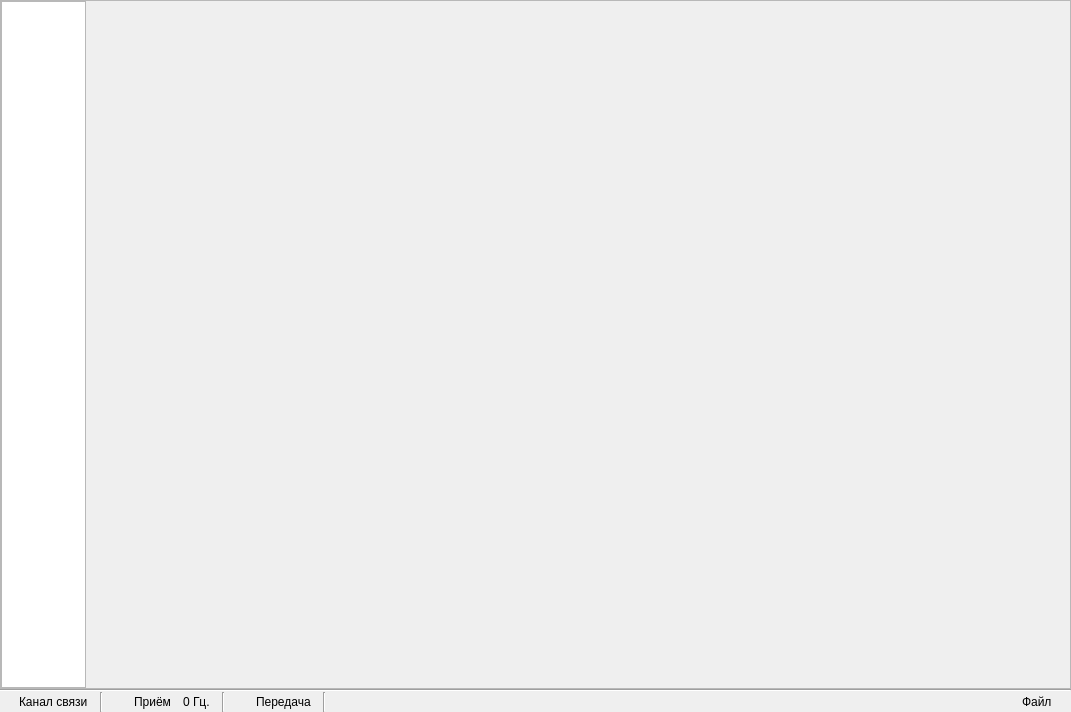
<?xml version="1.0" encoding="UTF-8"?>
<ui version="4.0">
 <class>MainWindow</class>
 <widget class="QMainWindow" name="MainWindow">
  <property name="geometry">
   <rect>
    <x>0</x>
    <y>0</y>
    <width>1071</width>
    <height>712</height>
   </rect>
  </property>
  <property name="windowTitle">
   <string>Демонстрационный стенд</string>
  </property>
  <widget class="QWidget" name="centralwidget">
   <layout class="QGridLayout" name="gridLayout_3">
    <property name="leftMargin">
     <number>0</number>
    </property>
    <property name="topMargin">
     <number>0</number>
    </property>
    <property name="rightMargin">
     <number>0</number>
    </property>
    <property name="bottomMargin">
     <number>0</number>
    </property>
    <property name="spacing">
     <number>0</number>
    </property>
    <item row="0" column="0">
     <widget class="QScrollArea" name="scrollArea">
      <property name="widgetResizable">
       <bool>true</bool>
      </property>
      <widget class="QWidget" name="scrollAreaWidgetContents">
       <property name="geometry">
        <rect>
         <x>0</x>
         <y>0</y>
         <width>1069</width>
         <height>685</height>
        </rect>
       </property>
       <layout class="QGridLayout" name="gridLayout">
        <property name="leftMargin">
         <number>0</number>
        </property>
        <property name="topMargin">
         <number>0</number>
        </property>
        <property name="rightMargin">
         <number>0</number>
        </property>
        <property name="bottomMargin">
         <number>0</number>
        </property>
        <property name="spacing">
         <number>0</number>
        </property>
        <item row="0" column="0">
         <widget class="QListWidget" name="navigationWidget">
          <property name="sizePolicy">
           <sizepolicy hsizetype="Minimum" vsizetype="Expanding">
            <horstretch>0</horstretch>
            <verstretch>0</verstretch>
           </sizepolicy>
          </property>
          <property name="minimumSize">
           <size>
            <width>85</width>
            <height>400</height>
           </size>
          </property>
          <property name="maximumSize">
           <size>
            <width>85</width>
            <height>16777215</height>
           </size>
          </property>
          <property name="frameShape">
           <enum>QFrame::StyledPanel</enum>
          </property>
          <property name="frameShadow">
           <enum>QFrame::Plain</enum>
          </property>
          <property name="defaultDropAction">
           <enum>Qt::CopyAction</enum>
          </property>
          <property name="textElideMode">
           <enum>Qt::ElideRight</enum>
          </property>
          <property name="movement">
           <enum>QListView::Static</enum>
          </property>
          <property name="flow">
           <enum>QListView::TopToBottom</enum>
          </property>
          <property name="isWrapping" stdset="0">
           <bool>false</bool>
          </property>
          <property name="layoutMode">
           <enum>QListView::SinglePass</enum>
          </property>
          <property name="spacing">
           <number>0</number>
          </property>
          <property name="viewMode">
           <enum>QListView::ListMode</enum>
          </property>
          <property name="wordWrap">
           <bool>false</bool>
          </property>
          <property name="selectionRectVisible">
           <bool>false</bool>
          </property>
         </widget>
        </item>
        <item row="0" column="1">
         <widget class="QStackedWidget" name="stackedWidget">
          <property name="font">
           <font>
            <pointsize>12</pointsize>
           </font>
          </property>
          <property name="currentIndex">
           <number>3</number>
          </property>
          <widget class="QWidget" name="pageSettings">
           <layout class="QGridLayout" name="gridLayout_2">
            <property name="leftMargin">
             <number>0</number>
            </property>
            <property name="topMargin">
             <number>0</number>
            </property>
            <property name="rightMargin">
             <number>0</number>
            </property>
            <property name="bottomMargin">
             <number>0</number>
            </property>
            <item row="0" column="0">
             <widget class="SettingsForm" name="setupSubwindow" native="true"/>
            </item>
           </layout>
          </widget>
          <widget class="QWidget" name="pageReceive">
           <layout class="QGridLayout" name="gridLayout_6">
            <property name="leftMargin">
             <number>0</number>
            </property>
            <property name="topMargin">
             <number>0</number>
            </property>
            <property name="rightMargin">
             <number>0</number>
            </property>
            <property name="bottomMargin">
             <number>0</number>
            </property>
            <item row="0" column="0">
             <widget class="DisplayForm" name="receiveSubwindow" native="true"/>
            </item>
           </layout>
          </widget>
          <widget class="QWidget" name="pageTransmit">
           <layout class="QGridLayout" name="gridLayout_7">
            <property name="leftMargin">
             <number>0</number>
            </property>
            <property name="topMargin">
             <number>0</number>
            </property>
            <property name="rightMargin">
             <number>0</number>
            </property>
            <property name="bottomMargin">
             <number>0</number>
            </property>
            <item row="0" column="0">
             <widget class="ModelingForm" name="modellingSubwindow" native="true"/>
            </item>
           </layout>
          </widget>
          <widget class="QWidget" name="pageGraphs">
           <layout class="QGridLayout" name="gridLayout_4">
            <property name="leftMargin">
             <number>0</number>
            </property>
            <property name="topMargin">
             <number>0</number>
            </property>
            <property name="rightMargin">
             <number>0</number>
            </property>
            <property name="bottomMargin">
             <number>0</number>
            </property>
            <item row="0" column="0">
             <widget class="GraphsForm" name="graphSubwindow" native="true"/>
            </item>
           </layout>
          </widget>
          <widget class="QWidget" name="pageAbout">
           <layout class="QVBoxLayout" name="verticalLayout">
            <item>
             <layout class="QHBoxLayout" name="horizontalLayout_2">
              <item>
               <widget class="QLabel" name="labelLogo">
                <property name="minimumSize">
                 <size>
                  <width>0</width>
                  <height>0</height>
                 </size>
                </property>
                <property name="maximumSize">
                 <size>
                  <width>16777215</width>
                  <height>16777215</height>
                 </size>
                </property>
                <property name="text">
                 <string/>
                </property>
                <property name="pixmap">
                 <pixmap resource="../resources/resources.qrc">:/logo1.png</pixmap>
                </property>
                <property name="scaledContents">
                 <bool>true</bool>
                </property>
               </widget>
              </item>
              <item>
               <widget class="Line" name="line_8">
                <property name="orientation">
                 <enum>Qt::Vertical</enum>
                </property>
               </widget>
              </item>
              <item>
               <widget class="QLabel" name="label_5">
                <property name="maximumSize">
                 <size>
                  <width>270</width>
                  <height>90</height>
                 </size>
                </property>
                <property name="text">
                 <string/>
                </property>
                <property name="pixmap">
                 <pixmap resource="../resources/resources.qrc">:/pnipu_logo.png</pixmap>
                </property>
                <property name="scaledContents">
                 <bool>true</bool>
                </property>
               </widget>
              </item>
              <item>
               <spacer name="horizontalSpacer_3">
                <property name="orientation">
                 <enum>Qt::Horizontal</enum>
                </property>
                <property name="sizeHint" stdset="0">
                 <size>
                  <width>40</width>
                  <height>20</height>
                 </size>
                </property>
               </spacer>
              </item>
             </layout>
            </item>
            <item>
             <spacer name="verticalSpacer">
              <property name="orientation">
               <enum>Qt::Vertical</enum>
              </property>
              <property name="sizeType">
               <enum>QSizePolicy::Fixed</enum>
              </property>
              <property name="sizeHint" stdset="0">
               <size>
                <width>20</width>
                <height>40</height>
               </size>
              </property>
             </spacer>
            </item>
            <item>
             <widget class="Line" name="line_4">
              <property name="orientation">
               <enum>Qt::Horizontal</enum>
              </property>
             </widget>
            </item>
            <item>
             <layout class="QFormLayout" name="formLayout">
              <item row="0" column="0">
               <widget class="QLabel" name="labelProgramName">
                <property name="text">
                 <string>Имя программы</string>
                </property>
               </widget>
              </item>
              <item row="0" column="1">
               <widget class="QLabel" name="labelProgramNameValue">
                <property name="text">
                 <string>Демонстрационный стенд направления ИВК</string>
                </property>
               </widget>
              </item>
              <item row="1" column="0">
               <widget class="QLabel" name="labelProgramDescription">
                <property name="text">
                 <string>Описание</string>
                </property>
               </widget>
              </item>
              <item row="1" column="1">
               <widget class="QLabel" name="labelProgramDescriptionValue">
                <property name="text">
                 <string>Программа для отображения данных и управления демонстрационным стендом</string>
                </property>
               </widget>
              </item>
              <item row="2" column="0">
               <widget class="QLabel" name="labelProgramVersion">
                <property name="text">
                 <string>Версия</string>
                </property>
               </widget>
              </item>
              <item row="2" column="1">
               <widget class="QLabel" name="labelProgramVersionValue">
                <property name="text">
                 <string>version</string>
                </property>
               </widget>
              </item>
              <item row="3" column="0">
               <widget class="QLabel" name="labelProgramCompany">
                <property name="text">
                 <string>О разработчике</string>
                </property>
               </widget>
              </item>
              <item row="3" column="1">
               <widget class="QLabel" name="labelProgramCompanyValue">
                <property name="text">
                 <string>Создано Абакшиным Д.С. при поддержке ПАО &quot;ПНППК&quot; и ПНИПУ</string>
                </property>
               </widget>
              </item>
             </layout>
            </item>
            <item>
             <spacer name="verticalSpacer_9">
              <property name="orientation">
               <enum>Qt::Vertical</enum>
              </property>
              <property name="sizeHint" stdset="0">
               <size>
                <width>20</width>
                <height>274</height>
               </size>
              </property>
             </spacer>
            </item>
           </layout>
          </widget>
         </widget>
        </item>
       </layout>
      </widget>
     </widget>
    </item>
    <item row="1" column="0">
     <widget class="Line" name="line_7">
      <property name="orientation">
       <enum>Qt::Horizontal</enum>
      </property>
     </widget>
    </item>
    <item row="2" column="0">
     <layout class="QHBoxLayout" name="horizontalLayout">
      <property name="spacing">
       <number>12</number>
      </property>
      <item>
       <widget class="QLabel" name="indicatorChannel">
        <property name="sizePolicy">
         <sizepolicy hsizetype="Fixed" vsizetype="Preferred">
          <horstretch>0</horstretch>
          <verstretch>0</verstretch>
         </sizepolicy>
        </property>
        <property name="text">
         <string/>
        </property>
        <property name="pixmap">
         <pixmap resource="../resources/resources.qrc">:/Indicators/unknow.png</pixmap>
        </property>
       </widget>
      </item>
      <item>
       <widget class="QLabel" name="label_2">
        <property name="text">
         <string>Канал связи</string>
        </property>
       </widget>
      </item>
      <item>
       <widget class="Line" name="line">
        <property name="orientation">
         <enum>Qt::Vertical</enum>
        </property>
       </widget>
      </item>
      <item>
       <widget class="QLabel" name="indicatorReceive">
        <property name="sizePolicy">
         <sizepolicy hsizetype="Fixed" vsizetype="Preferred">
          <horstretch>0</horstretch>
          <verstretch>0</verstretch>
         </sizepolicy>
        </property>
        <property name="text">
         <string/>
        </property>
        <property name="pixmap">
         <pixmap resource="../resources/resources.qrc">:/Indicators/unknow.png</pixmap>
        </property>
       </widget>
      </item>
      <item>
       <widget class="QLabel" name="label_4">
        <property name="text">
         <string>Приём</string>
        </property>
       </widget>
      </item>
      <item>
       <widget class="QLabel" name="labelInputFrequency">
        <property name="text">
         <string>0 Гц.</string>
        </property>
       </widget>
      </item>
      <item>
       <widget class="Line" name="line_2">
        <property name="orientation">
         <enum>Qt::Vertical</enum>
        </property>
       </widget>
      </item>
      <item>
       <widget class="QLabel" name="indicatorTransmit">
        <property name="sizePolicy">
         <sizepolicy hsizetype="Fixed" vsizetype="Preferred">
          <horstretch>0</horstretch>
          <verstretch>0</verstretch>
         </sizepolicy>
        </property>
        <property name="text">
         <string/>
        </property>
        <property name="pixmap">
         <pixmap resource="../resources/resources.qrc">:/Indicators/unknow.png</pixmap>
        </property>
       </widget>
      </item>
      <item>
       <widget class="QLabel" name="label_6">
        <property name="text">
         <string>Передача</string>
        </property>
       </widget>
      </item>
      <item>
       <widget class="Line" name="line_3">
        <property name="orientation">
         <enum>Qt::Vertical</enum>
        </property>
       </widget>
      </item>
      <item>
       <spacer name="horizontalSpacer">
        <property name="orientation">
         <enum>Qt::Horizontal</enum>
        </property>
        <property name="sizeHint" stdset="0">
         <size>
          <width>40</width>
          <height>20</height>
         </size>
        </property>
       </spacer>
      </item>
      <item>
       <widget class="QLabel" name="indicatorFile">
        <property name="sizePolicy">
         <sizepolicy hsizetype="Fixed" vsizetype="Preferred">
          <horstretch>0</horstretch>
          <verstretch>0</verstretch>
         </sizepolicy>
        </property>
        <property name="text">
         <string/>
        </property>
        <property name="pixmap">
         <pixmap resource="../resources/resources.qrc">:/Indicators/unknow.png</pixmap>
        </property>
       </widget>
      </item>
      <item>
       <widget class="QLabel" name="label_8">
        <property name="text">
         <string>Файл</string>
        </property>
       </widget>
      </item>
      <item>
       <widget class="QLabel" name="labelFileSize">
        <property name="text">
         <string/>
        </property>
       </widget>
      </item>
     </layout>
    </item>
   </layout>
  </widget>
 </widget>
 <customwidgets>
  <customwidget>
   <class>SettingsForm</class>
   <extends>QWidget</extends>
   <header>ui/settingsform.h</header>
   <container>1</container>
  </customwidget>
  <customwidget>
   <class>DisplayForm</class>
   <extends>QWidget</extends>
   <header>ui/displayform.h</header>
   <container>1</container>
  </customwidget>
  <customwidget>
   <class>ModelingForm</class>
   <extends>QWidget</extends>
   <header>ui/modelingform.h</header>
   <container>1</container>
  </customwidget>
  <customwidget>
   <class>GraphsForm</class>
   <extends>QWidget</extends>
   <header>ui/graphsform.h</header>
   <container>1</container>
  </customwidget>
 </customwidgets>
 <resources>
  <include location="../resources/resources.qrc"/>
 </resources>
 <connections/>
</ui>
